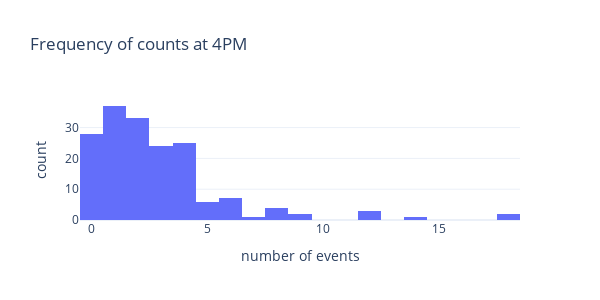

This figure's notebook cell:
### Markdown cell above
5% of the dataset is most likely too high if we would like to send alerts to the users during anomaly detection process.

The high percentage of anomalies is related to the fact that counts for each hour are heavily skewed and IQR is known to work best with the normally distributed distributions (Hubert at al., 2008). Plot for 4PM shows the skewness:

### Code cell
px.histogram(resampled_clean[resampled_clean['hour'] == 16], x="obs_count", height=300, width=600,
             nbins=20, labels={'obs_count': 'number of events'}, title='Frequency of counts at 4PM')

### Figure 1 — Plotly figure (JSON) as saved in the notebook; plotly's stock layout.template omitted (floating-point values rounded to 4 significant figures; data arrays with more than 128 entries replaced by an {"elided": "..."} marker saying what was removed)
{"data": [{"alignmentgroup": "True", "bingroup": "x", "hovertemplate": "number of events=%{x}<br>count=%{y}<extra></extra>", "legendgroup": "", "marker": {"color": "#636efa"}, "name": "", "nbinsx": 20, "offsetgroup": "", "orientation": "v", "showlegend": false, "type": "histogram", "x": {"elided": "173 int values"}, "xaxis": "x", "yaxis": "y"}], "layout": {"barmode": "relative", "height": 300, "legend": {"tracegroupgap": 0}, "title": {"text": "Frequency of counts at 4PM"}, "width": 600, "xaxis": {"anchor": "y", "autorange": true, "domain": [0, 1], "range": [-0.5, 18.5], "title": {"text": "number of events"}, "type": "linear"}, "yaxis": {"anchor": "x", "autorange": true, "domain": [0, 1], "range": [0, 38.95], "title": {"text": "count"}}}}
